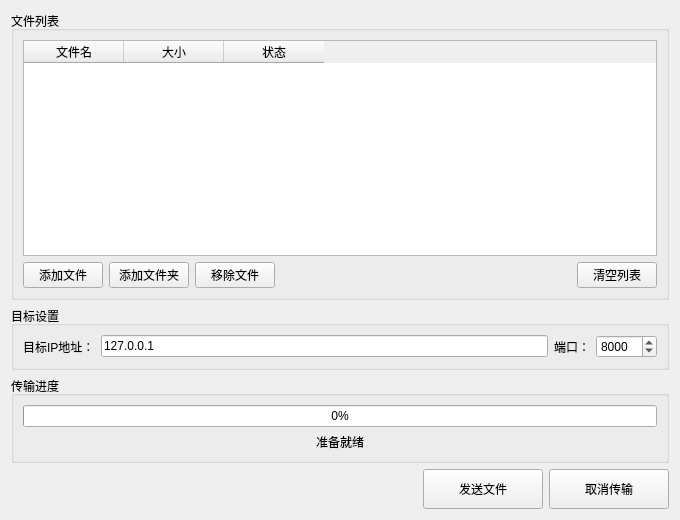
<?xml version="1.0" encoding="UTF-8"?>
<ui version="4.0">
 <class>SendView</class>
 <widget class="QWidget" name="SendView">
  <property name="geometry">
   <rect>
    <x>0</x>
    <y>0</y>
    <width>680</width>
    <height>520</height>
   </rect>
  </property>
  <property name="windowTitle">
   <string>发送文件</string>
  </property>
  <layout class="QVBoxLayout" name="verticalLayout">
   <item>
    <widget class="QGroupBox" name="groupBox_Files">
     <property name="title">
      <string>文件列表</string>
     </property>
     <layout class="QVBoxLayout" name="verticalLayout_2">
      <item>
       <widget class="QTableWidget" name="tableWidget_Files">
        <property name="selectionBehavior">
         <enum>QAbstractItemView::SelectionBehavior::SelectRows</enum>
        </property>
        <column>
         <property name="text">
          <string>文件名</string>
         </property>
        </column>
        <column>
         <property name="text">
          <string>大小</string>
         </property>
        </column>
        <column>
         <property name="text">
          <string>状态</string>
         </property>
        </column>
       </widget>
      </item>
      <item>
       <layout class="QHBoxLayout" name="horizontalLayout">
        <item>
         <widget class="QPushButton" name="pushButton_AddFile">
          <property name="text">
           <string>添加文件</string>
          </property>
          <property name="icon">
           <iconset theme="document-new"/>
          </property>
         </widget>
        </item>
        <item>
         <widget class="QPushButton" name="pushButton_AddPath">
          <property name="text">
           <string>添加文件夹</string>
          </property>
         </widget>
        </item>
        <item>
         <widget class="QPushButton" name="pushButton_RemoveFile">
          <property name="text">
           <string>移除文件</string>
          </property>
          <property name="icon">
           <iconset theme="edit-delete"/>
          </property>
         </widget>
        </item>
        <item>
         <spacer name="horizontalSpacer">
          <property name="orientation">
           <enum>Qt::Orientation::Horizontal</enum>
          </property>
          <property name="sizeHint" stdset="0">
           <size>
            <width>40</width>
            <height>20</height>
           </size>
          </property>
         </spacer>
        </item>
        <item>
         <widget class="QPushButton" name="pushButton_ClearAll">
          <property name="text">
           <string>清空列表</string>
          </property>
         </widget>
        </item>
       </layout>
      </item>
     </layout>
    </widget>
   </item>
   <item>
    <widget class="QGroupBox" name="groupBox_Target">
     <property name="title">
      <string>目标设置</string>
     </property>
     <layout class="QGridLayout" name="gridLayout">
      <item row="0" column="0">
       <widget class="QLabel" name="label_IP">
        <property name="text">
         <string>目标IP地址：</string>
        </property>
       </widget>
      </item>
      <item row="0" column="1">
       <widget class="QLineEdit" name="lineEdit_IP">
        <property name="inputMask">
         <string/>
        </property>
        <property name="text">
         <string>127.0.0.1</string>
        </property>
        <property name="placeholderText">
         <string>例如：192.168.1.100</string>
        </property>
       </widget>
      </item>
      <item row="0" column="2">
       <widget class="QLabel" name="label_Port">
        <property name="text">
         <string>端口：</string>
        </property>
       </widget>
      </item>
      <item row="0" column="3">
       <widget class="QSpinBox" name="spinBox_Port">
        <property name="minimum">
         <number>1024</number>
        </property>
        <property name="maximum">
         <number>65535</number>
        </property>
        <property name="value">
         <number>8000</number>
        </property>
       </widget>
      </item>
     </layout>
    </widget>
   </item>
   <item>
    <widget class="QGroupBox" name="groupBox_Progress">
     <property name="title">
      <string>传输进度</string>
     </property>
     <layout class="QVBoxLayout" name="verticalLayout_3">
      <item>
       <widget class="QProgressBar" name="progressBar">
        <property name="value">
         <number>0</number>
        </property>
       </widget>
      </item>
      <item>
       <widget class="QLabel" name="label_Status">
        <property name="text">
         <string>准备就绪</string>
        </property>
        <property name="alignment">
         <set>Qt::AlignmentFlag::AlignCenter</set>
        </property>
       </widget>
      </item>
     </layout>
    </widget>
   </item>
   <item>
    <layout class="QHBoxLayout" name="horizontalLayout_2">
     <item>
      <spacer name="horizontalSpacer_2">
       <property name="orientation">
        <enum>Qt::Orientation::Horizontal</enum>
       </property>
       <property name="sizeHint" stdset="0">
        <size>
         <width>40</width>
         <height>20</height>
        </size>
       </property>
      </spacer>
     </item>
     <item>
      <widget class="QPushButton" name="pushButton_Send">
       <property name="minimumSize">
        <size>
         <width>120</width>
         <height>40</height>
        </size>
       </property>
       <property name="text">
        <string>发送文件</string>
       </property>
       <property name="icon">
        <iconset theme="document-send"/>
       </property>
      </widget>
     </item>
     <item>
      <widget class="QPushButton" name="pushButton_Cancel">
       <property name="minimumSize">
        <size>
         <width>120</width>
         <height>40</height>
        </size>
       </property>
       <property name="text">
        <string>取消传输</string>
       </property>
       <property name="icon">
        <iconset theme="process-stop"/>
       </property>
      </widget>
     </item>
    </layout>
   </item>
  </layout>
 </widget>
 <resources/>
 <connections/>
</ui>
